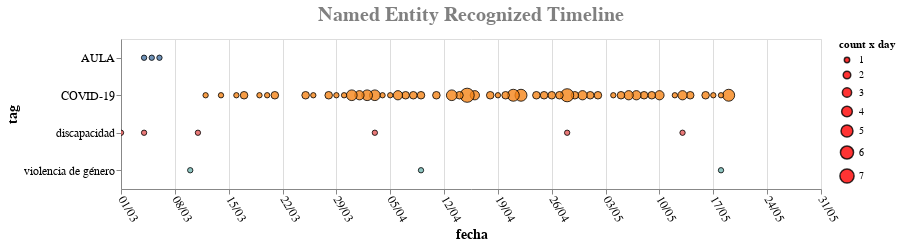

Here is the notebook cell this chart was saved with:
### Code cell
line2 = base_timeline(df2)
alt.layer(line2).configure_axis(
  labelFontSize=12,
  titleFontSize=14
  ).properties(
  title='Named Entity Recognized Timeline'
).configure_title(
  fontSize=20,
  color='gray',
  dy =-10
).interactive()

### Figure 1 — Vega-Lite specification as saved in the notebook (floating-point values rounded to 4 significant figures)
{"config": {"view": {"continuousWidth": 400, "continuousHeight": 300}, "axis": {"labelFontSize": 12, "titleFontSize": 14}, "title": {"color": "gray", "dy": -10, "fontSize": 20}}, "layer": [{"mark": {"type": "circle", "opacity": 0.8, "stroke": "black", "strokeWidth": 1}, "encoding": {"color": {"type": "nominal", "field": "tag", "legend": null}, "size": {"type": "quantitative", "field": "cuentafecha", "legend": {"symbolFillColor": "red", "title": "count x day"}, "scale": {"range": [0, 200]}}, "x": {"type": "temporal", "axis": {"format": "%d/%m", "labelAngle": 60}, "field": "fecha", "scale": {"domain": ["2020-03-01", "2020-5-31"]}}, "y": {"type": "nominal", "field": "tag"}}, "height": 150, "selection": {"selector001": {"type": "interval", "bind": "scales", "encodings": ["x", "y"]}}, "width": 700}], "data": {"name": "data-1538b229c3fcd44505cfc917ee0d792d"}, "title": "Named Entity Recognized Timeline", "$schema": "https://vega.github.io/schema/vega-lite/v4.8.1.json", "datasets": {"data-1538b229c3fcd44505cfc917ee0d792d": [{"Unnamed: 0": 1338, "tag": "COVID-19", "cuentatag": 129, "fecha": "2020-05-19", "cuentafecha": 5}, {"Unnamed: 0": 1337, "tag": "COVID-19", "cuentatag": 129, "fecha": "2020-05-18", "cuentafecha": 1}, {"Unnamed: 0": 1336, "tag": "COVID-19", "cuentatag": 129, "fecha": "2020-05-17", "cuentafecha": 1}, {"Unnamed: 0": 1335, "tag": "COVID-19", "cuentatag": 129, "fecha": "2020-05-16", "cuentafecha": 2}, {"Unnamed: 0": 1334, "tag": "COVID-19", "cuentatag": 129, "fecha": "2020-05-14", "cuentafecha": 2}, {"Unnamed: 0": 1333, "tag": "COVID-19", "cuentatag": 129, "fecha": "2020-05-13", "cuentafecha": 3}, {"Unnamed: 0": 1332, "tag": "COVID-19", "cuentatag": 129, "fecha": "2020-05-12", "cuentafecha": 1}, {"Unnamed: 0": 1331, "tag": "COVID-19", "cuentatag": 129, "fecha": "2020-05-10", "cuentafecha": 3}, {"Unnamed: 0": 1330, "tag": "COVID-19", "cuentatag": 129, "fecha": "2020-05-09", "cuentafecha": 2}, {"Unnamed: 0": 1329, "tag": "COVID-19", "cuentatag": 129, "fecha": "2020-05-08", "cuentafecha": 2}, {"Unnamed: 0": 1328, "tag": "COVID-19", "cuentatag": 129, "fecha": "2020-05-07", "cuentafecha": 3}, {"Unnamed: 0": 1327, "tag": "COVID-19", "cuentatag": 129, "fecha": "2020-05-06", "cuentafecha": 3}, {"Unnamed: 0": 1326, "tag": "COVID-19", "cuentatag": 129, "fecha": "2020-05-05", "cuentafecha": 2}, {"Unnamed: 0": 1325, "tag": "COVID-19", "cuentatag": 129, "fecha": "2020-05-04", "cuentafecha": 1}, {"Unnamed: 0": 1324, "tag": "COVID-19", "cuentatag": 129, "fecha": "2020-05-02", "cuentafecha": 2}, {"Unnamed: 0": 1323, "tag": "COVID-19", "cuentatag": 129, "fecha": "2020-05-01", "cuentafecha": 2}, {"Unnamed: 0": 1322, "tag": "COVID-19", "cuentatag": 129, "fecha": "2020-04-30", "cuentafecha": 3}, {"Unnamed: 0": 1321, "tag": "COVID-19", "cuentatag": 129, "fecha": "2020-04-29", "cuentafecha": 2}, {"Unnamed: 0": 1320, "tag": "COVID-19", "cuentatag": 129, "fecha": "2020-04-28", "cuentafecha": 6}, {"Unnamed: 0": 1319, "tag": "COVID-19", "cuentatag": 129, "fecha": "2020-04-27", "cuentafecha": 2}, {"Unnamed: 0": 1318, "tag": "COVID-19", "cuentatag": 129, "fecha": "2020-04-26", "cuentafecha": 2}, {"Unnamed: 0": 1317, "tag": "COVID-19", "cuentatag": 129, "fecha": "2020-04-25", "cuentafecha": 2}, {"Unnamed: 0": 1316, "tag": "COVID-19", "cuentatag": 129, "fecha": "2020-04-24", "cuentafecha": 2}, {"Unnamed: 0": 1315, "tag": "COVID-19", "cuentatag": 129, "fecha": "2020-04-22", "cuentafecha": 5}, {"Unnamed: 0": 1314, "tag": "COVID-19", "cuentatag": 129, "fecha": "2020-04-21", "cuentafecha": 5}, {"Unnamed: 0": 1313, "tag": "COVID-19", "cuentatag": 129, "fecha": "2020-04-20", "cuentafecha": 2}, {"Unnamed: 0": 1312, "tag": "COVID-19", "cuentatag": 129, "fecha": "2020-04-19", "cuentafecha": 1}, {"Unnamed: 0": 1311, "tag": "COVID-19", "cuentatag": 129, "fecha": "2020-04-18", "cuentafecha": 2}, {"Unnamed: 0": 1310, "tag": "COVID-19", "cuentatag": 129, "fecha": "2020-04-16", "cuentafecha": 3}, {"Unnamed: 0": 1309, "tag": "COVID-19", "cuentatag": 129, "fecha": "2020-04-15", "cuentafecha": 7}, {"Unnamed: 0": 1308, "tag": "COVID-19", "cuentatag": 129, "fecha": "2020-04-14", "cuentafecha": 2}, {"Unnamed: 0": 1307, "tag": "COVID-19", "cuentatag": 129, "fecha": "2020-04-13", "cuentafecha": 4}, {"Unnamed: 0": 1306, "tag": "COVID-19", "cuentatag": 129, "fecha": "2020-04-11", "cuentafecha": 2}, {"Unnamed: 0": 1305, "tag": "COVID-19", "cuentatag": 129, "fecha": "2020-04-09", "cuentafecha": 2}, {"Unnamed: 0": 1304, "tag": "COVID-19", "cuentatag": 129, "fecha": "2020-04-08", "cuentafecha": 2}, {"Unnamed: 0": 1303, "tag": "COVID-19", "cuentatag": 129, "fecha": "2020-04-07", "cuentafecha": 2}, {"Unnamed: 0": 1302, "tag": "COVID-19", "cuentatag": 129, "fecha": "2020-04-06", "cuentafecha": 3}, {"Unnamed: 0": 1301, "tag": "COVID-19", "cuentatag": 129, "fecha": "2020-04-05", "cuentafecha": 1}, {"Unnamed: 0": 1300, "tag": "COVID-19", "cuentatag": 129, "fecha": "2020-04-04", "cuentafecha": 1}, {"Unnamed: 0": 1299, "tag": "COVID-19", "cuentatag": 129, "fecha": "2020-04-03", "cuentafecha": 4}, {"Unnamed: 0": 1298, "tag": "COVID-19", "cuentatag": 129, "fecha": "2020-04-02", "cuentafecha": 4}, {"Unnamed: 0": 1297, "tag": "COVID-19", "cuentatag": 129, "fecha": "2020-04-01", "cuentafecha": 3}, {"Unnamed: 0": 1296, "tag": "COVID-19", "cuentatag": 129, "fecha": "2020-03-31", "cuentafecha": 4}, {"Unnamed: 0": 1295, "tag": "COVID-19", "cuentatag": 129, "fecha": "2020-03-30", "cuentafecha": 1}, {"Unnamed: 0": 1294, "tag": "COVID-19", "cuentatag": 129, "fecha": "2020-03-29", "cuentafecha": 1}, {"Unnamed: 0": 1293, "tag": "COVID-19", "cuentatag": 129, "fecha": "2020-03-28", "cuentafecha": 2}, {"Unnamed: 0": 1292, "tag": "COVID-19", "cuentatag": 129, "fecha": "2020-03-26", "cuentafecha": 1}, {"Unnamed: 0": 1291, "tag": "COVID-19", "cuentatag": 129, "fecha": "2020-03-25", "cuentafecha": 2}, {"Unnamed: 0": 1290, "tag": "COVID-19", "cuentatag": 129, "fecha": "2020-03-21", "cuentafecha": 2}, {"Unnamed: 0": 1289, "tag": "COVID-19", "cuentatag": 129, "fecha": "2020-03-20", "cuentafecha": 1}, {"Unnamed: 0": 1288, "tag": "COVID-19", "cuentatag": 129, "fecha": "2020-03-19", "cuentafecha": 1}, {"Unnamed: 0": 1287, "tag": "COVID-19", "cuentatag": 129, "fecha": "2020-03-17", "cuentafecha": 2}, {"Unnamed: 0": 1286, "tag": "COVID-19", "cuentatag": 129, "fecha": "2020-03-16", "cuentafecha": 1}, {"Unnamed: 0": 1285, "tag": "COVID-19", "cuentatag": 129, "fecha": "2020-03-14", "cuentafecha": 1}, {"Unnamed: 0": 1284, "tag": "COVID-19", "cuentatag": 129, "fecha": "2020-03-12", "cuentafecha": 1}, {"Unnamed: 0": 4737, "tag": "discapacidad", "cuentatag": 6, "fecha": "2020-05-13", "cuentafecha": 1}, {"Unnamed: 0": 4736, "tag": "discapacidad", "cuentatag": 6, "fecha": "2020-04-28", "cuentafecha": 1}, {"Unnamed: 0": 4735, "tag": "discapacidad", "cuentatag": 6, "fecha": "2020-04-03", "cuentafecha": 1}, {"Unnamed: 0": 4734, "tag": "discapacidad", "cuentatag": 6, "fecha": "2020-03-11", "cuentafecha": 1}, {"Unnamed: 0": 4733, "tag": "discapacidad", "cuentatag": 6, "fecha": "2020-03-04", "cuentafecha": 1}, {"Unnamed: 0": 4732, "tag": "discapacidad", "cuentatag": 6, "fecha": "2020-03-01", "cuentafecha": 1}, {"Unnamed: 0": 9476, "tag": "violencia de género", "cuentatag": 3, "fecha": "2020-05-18", "cuentafecha": 1}, {"Unnamed: 0": 9475, "tag": "violencia de género", "cuentatag": 3, "fecha": "2020-04-09", "cuentafecha": 1}, {"Unnamed: 0": 9474, "tag": "violencia de género", "cuentatag": 3, "fecha": "2020-03-10", "cuentafecha": 1}, {"Unnamed: 0": 1082, "tag": "AULA", "cuentatag": 3, "fecha": "2020-03-06", "cuentafecha": 1}, {"Unnamed: 0": 1081, "tag": "AULA", "cuentatag": 3, "fecha": "2020-03-05", "cuentafecha": 1}, {"Unnamed: 0": 1080, "tag": "AULA", "cuentatag": 3, "fecha": "2020-03-04", "cuentafecha": 1}]}}
